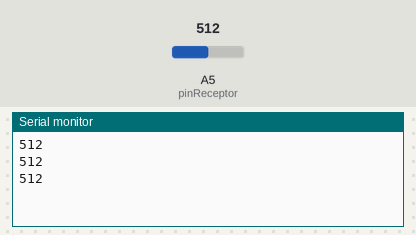
The sketch below on a simulated Arduino Uno, built with avr-gcc and run on an emulated ATmega328P. Parts: the last lines printed to the serial monitor. The inputs (shaded band) are chosen by the test bench; at power-on: A5 (pinReceptor) = 512.

Above: at 1.3 s.
1.4 s: A5 (pinReceptor) set to 716
At 1.9 s:
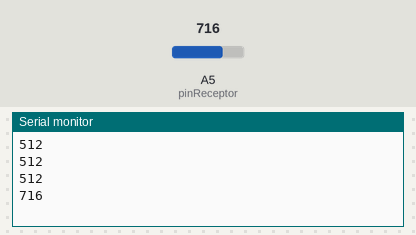
2.9 s: A5 (pinReceptor) set to 900
At 3.4 s:
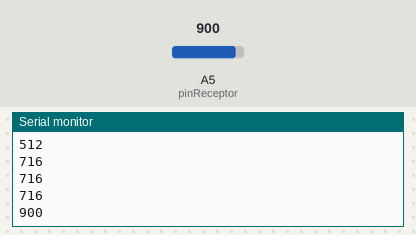
Timing chart, 0 to 5.9 s (numbered marks = the images above; inputs shaded):
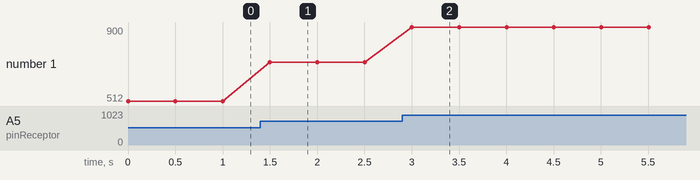

Measured:
- after the input at 1.4 s, the serial monitor: prints a new line after 0.10 s (image 1)
- after the input at 2.9 s, the serial monitor: prints a new line after 0.10 s (image 2)
- plotted number 1: 512 → 716 after the input at 1.4 s, 716 → 900 after the input at 2.9 s

The sketch:

cny70.ino
```cpp
int pinReceptor = A5; //Establecemos el pin a leer
int sensorVal; //Declaramos una variable para almacenar el valor de la lectura

void setup(){
Serial.begin(9600); // Abrimos comunicación Serial
}

void loop(){
sensorVal = analogRead(pinReceptor); //Guardamos la lectura del pin Analógico
float metros=sensorVal*0.0254;
Serial.println(sensorVal); //Sacamos la lectura por serial
delay(500);  //Pequeña pausa de medio segundo
}
```
